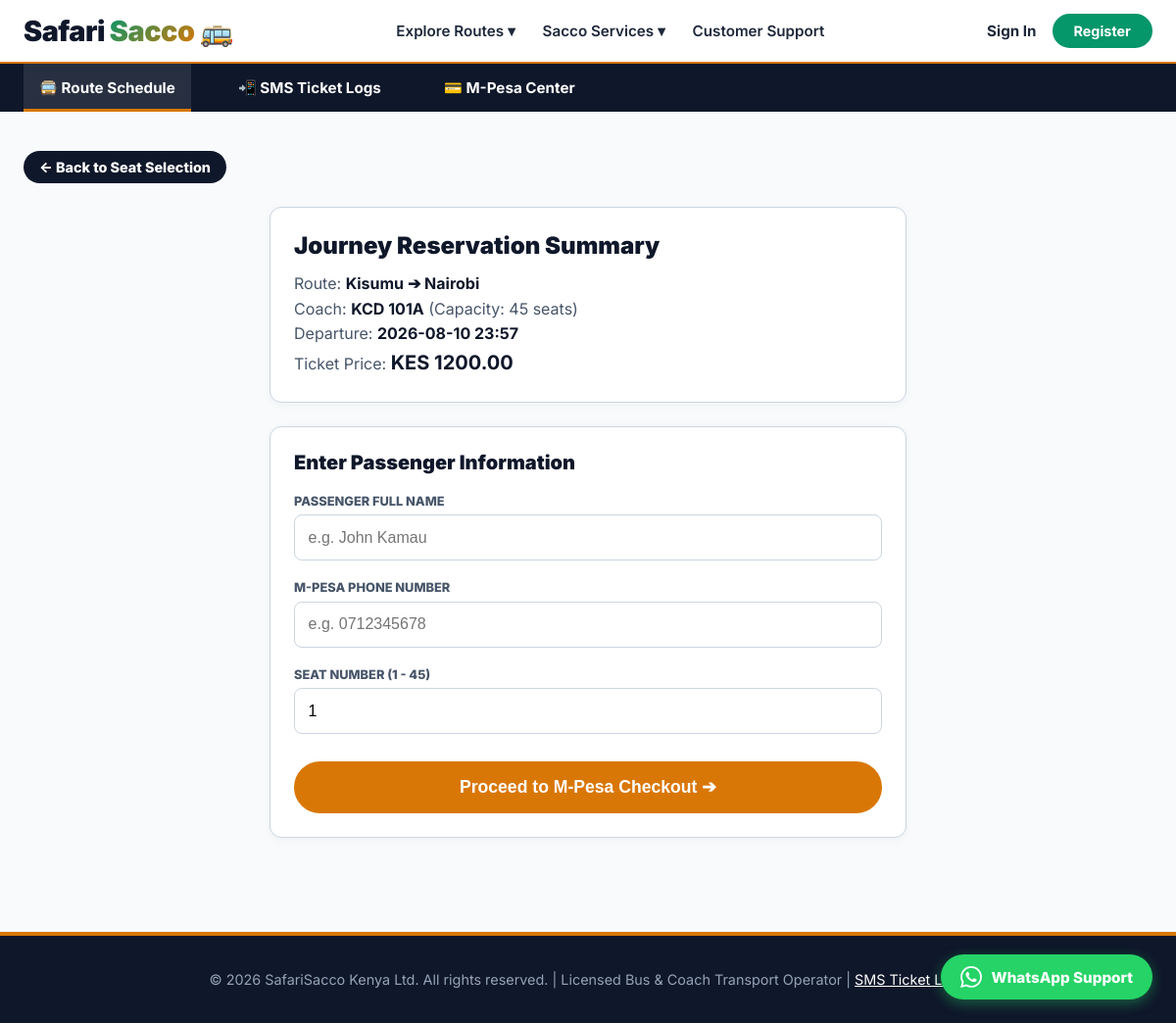
Screenshot of /bookings/create/8/?seat=1 with the database file from the repository.
### fleets/models.py (models this page shows, shortened)
class Trip(models.Model):
    bus = models.ForeignKey(Bus, on_delete=models.CASCADE, related_name="trips")
    route = models.ForeignKey(Route, on_delete=models.CASCADE, related_name="trips")
    departure_time = models.DateTimeField()

class Route(models.Model):
    departure_city = models.CharField(max_length=100)
    destination_city = models.CharField(max_length=100)
    price = models.DecimalField(max_digits=10, decimal_places=2)

class Bus(models.Model):
    plate_number = models.CharField(max_length=20, unique=True)
    total_seats = models.PositiveIntegerField()

### bookings/views.py (the view)
# urls.py: path("create/<int:trip_id>/", views.create_booking, name="create_booking"),
def create_booking(view_request, trip_id):
    trip = get_object_or_404(Trip.objects.select_related("bus", "route"), pk=trip_id)
    initial_seat = view_request.GET.get("seat")
    initial_data = {}
    if initial_seat and initial_seat.isdigit():
        initial_data["seat_number"] = int(initial_seat)
    if view_request.method == "POST":
        form = BookingForm(view_request.POST, trip=trip)
        if form.is_valid():
            try:
                booking = form.save()
                messages.success(view_request, f"Booking reserved for Seat #{booking.seat_number}!")
                return redirect("bookings:booking_detail", pk=booking.pk)
            except IntegrityError:
                form.add_error(
                    "seat_number",
                    "This seat has just been reserved by another passenger. Please select a different seat."
                )
    else:
        form = BookingForm(initial=initial_data, trip=trip)
    return render(
        view_request,
        "bookings/booking_form.html",
        {
            "form": form,
            "trip": trip,
        },
    )

### bookings/forms.py (shortened to what this page needs)
class BookingForm(forms.ModelForm):
    class Meta:
        model = Booking
        fields = ["passenger_name", "passenger_phone", "seat_number"]
    def __init__(self, *args, trip=None, **kwargs):
        super().__init__(*args, **kwargs)
        self.trip = trip or (
            self.instance.trip
            if self.instance and hasattr(self.instance, "trip") and self.instance.trip_id
            else None
        )

### templates/bookings/booking_form.html (shortened to what this page needs)
{% extends 'base.html' %}
{% block content %}
<div style="margin-bottom: 1.5rem;">
  <a href="{% url 'fleets:trip_detail' trip.pk %}" class="btn btn-secondary" style="padding: 0.5rem 1rem; font-size: 0.9rem;">
    ← Back to Seat Selection
  </a>
</div>
<div style="max-width: 650px; margin: 0 auto;">
  <div class="card" style="margin-bottom: 1.5rem;">
    <h2 style="font-size: 1.5rem; font-weight: 900; color: var(--sacco-navy); margin-bottom: 0.75rem;">
      Journey Reservation Summary
    </h2>
    <p style="color: var(--sacco-text-muted); font-size: 1rem; line-height: 1.6;">
      Route: <strong style="color: var(--sacco-text-dark);">{{ trip.route.departure_city }} ➔ {{ trip.route.destination_city }}</strong><br>
      Coach: <strong style="color: var(--sacco-text-dark);">{{ trip.bus.plate_number }}</strong> (Capacity: {{ trip.bus.total_seats }} seats)<br>
      Departure: <strong style="color: var(--sacco-text-dark);">{{ trip.departure_time|date:"Y-m-d H:i" }}</strong><br>
      Ticket Price: <strong style="color: var(--sacco-navy); font-size: 1.25rem;">KES {{ trip.route.price }}</strong>
    </p>
  </div>
  <div class="card">
    <h3 style="font-size: 1.25rem; font-weight: 900; color: var(--sacco-navy); margin-bottom: 1.25rem;">
      Enter Passenger Information
    </h3>
    <form method="POST">
      <div style="margin-bottom: 1.25rem;">
        <label style="display: block; font-size: 0.8rem; font-weight: 800; color: var(--sacco-text-muted); margin-bottom: 0.4rem; text-transform: uppercase;">
          PASSENGER FULL NAME
        </label>
        <input type="text" name="passenger_name" value="{{ form.passenger_name.value|default:'' }}" required placeholder="e.g. John Kamau" style="width: 100%; padding: 0.85rem; border: 1px solid var(--sacco-border); border-radius: 0.5rem; font-size: 1rem; outline: none;">
      </div>
      <div style="margin-bottom: 1.25rem;">
        <label style="display: block; font-size: 0.8rem; font-weight: 800; color: var(--sacco-text-muted); margin-bottom: 0.4rem; text-transform: uppercase;">
          M-PESA PHONE NUMBER
        </label>
        <input type="text" name="passenger_phone" value="{{ form.passenger_phone.value|default:'' }}" required placeholder="e.g. 0712345678" style="width: 100%; padding: 0.85rem; border: 1px solid var(--sacco-border); border-radius: 0.5rem; font-size: 1rem; outline: none;">
      </div>
      <div style="margin-bottom: 1.75rem;">
        <label style="display: block; font-size: 0.8rem; font-weight: 800; color: var(--sacco-text-muted); margin-bottom: 0.4rem; text-transform: uppercase;">
          SEAT NUMBER (1 - {{ trip.bus.total_seats }})
        </label>
        <input type="number" name="seat_number" value="{{ form.seat_number.value|default:'' }}" required min="1" max="{{ trip.bus.total_seats }}" style="width: 100%; padding: 0.85rem; border: 1px solid var(--sacco-border); border-radius: 0.5rem; font-size: 1rem; outline: none;">
      </div>
      <button type="submit" class="btn btn-gold" style="width: 100%; font-size: 1.1rem; padding: 1rem;">
        Proceed to M-Pesa Checkout ➔
      </button>
    </form>
  </div>
</div>
{% endblock %}

### static/css/style.css (style rules this page uses)
:root { --sacco-green: #059669; --sacco-green-dark: #047857; --sacco-gold: #d97706; --sacco-gold-light: #fef3c7; --sacco-navy: #0f172a; --sacco-navy-light: #1e293b; --sacco-bg-light: #f8fafc; --sacco-border: #cbd5e1; --sacco-text-dark: #0f172a; --sacco-text-muted: #475569; --font-family: 'Inter', -apple-system, BlinkMacSystemFont, "Segoe UI", Roboto, sans-serif; }
* { box-sizing: border-box; margin: 0; padding: 0; }
body { background-color: var(--sacco-bg-light); color: var(--sacco-text-dark); font-family: var(--font-family); min-height: 100vh; display: flex; flex-direction: column; }
a { color: inherit; text-decoration: none; }
.card { background: #ffffff; border: 1px solid var(--sacco-border); border-radius: 0.75rem; padding: 1.5rem; box-shadow: 0 2px 8px rgba(0,0,0,0.04); display: flex; flex-direction: column; justify-content: space-between; transition: box-shadow 0.2s, transform 0.2s; }
.btn { background: var(--sacco-green); color: #ffffff; padding: 0.85rem 1.5rem; border-radius: 9999px; border: none; font-weight: 800; font-size: 1rem; cursor: pointer; display: inline-flex; align-items: center; justify-content: center; gap: 0.5rem; transition: background-color 0.2s, transform 0.1s; text-align: center; }
.btn-secondary { background: var(--sacco-navy); color: #ffffff; }
.btn-gold { background: var(--sacco-gold); color: #ffffff; }

### rows the page displays
Trip: route.departure_city "Kisumu", route.destination_city "Nairobi", bus.plate_number "KCD 101A", bus.total_seats "45", departure_time "2026-08-10 23:57", route.price "1200.00"
